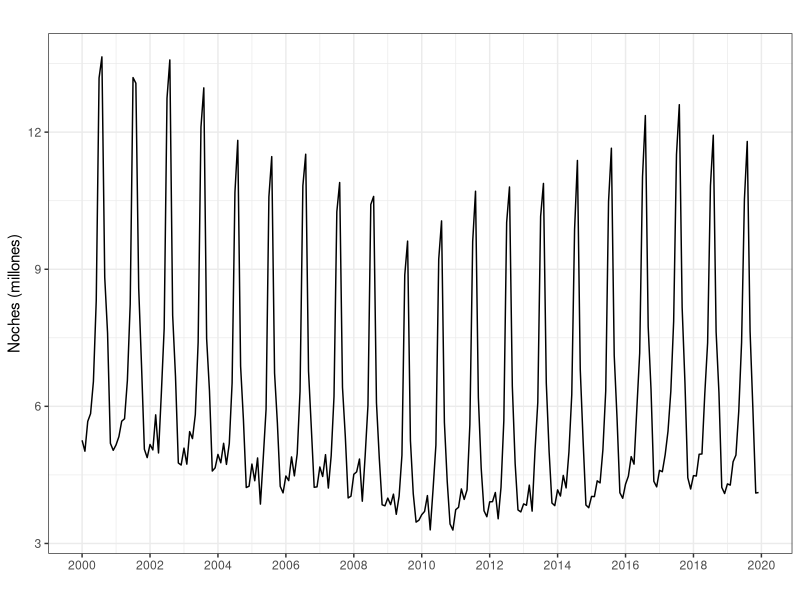
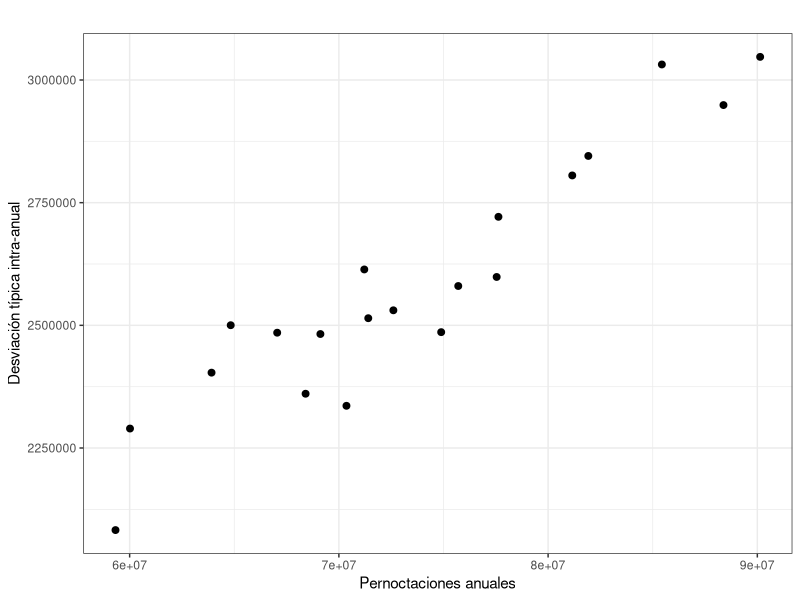
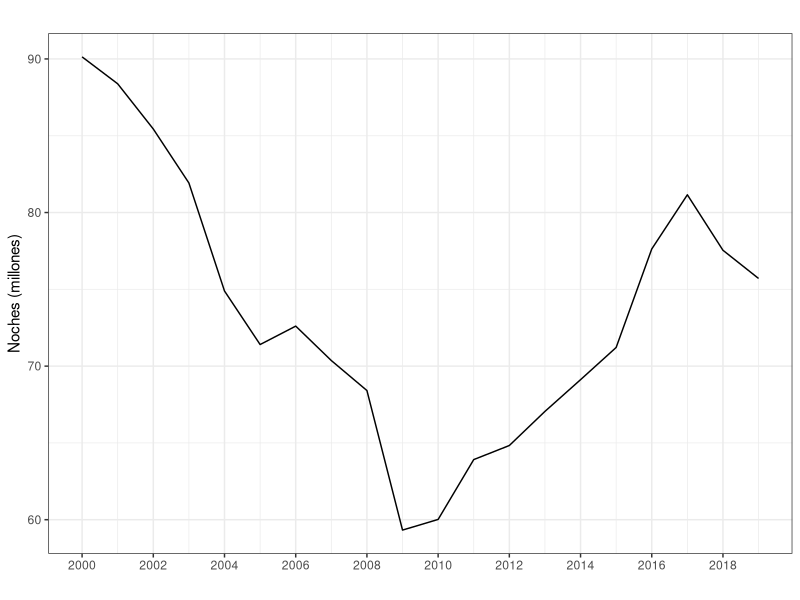
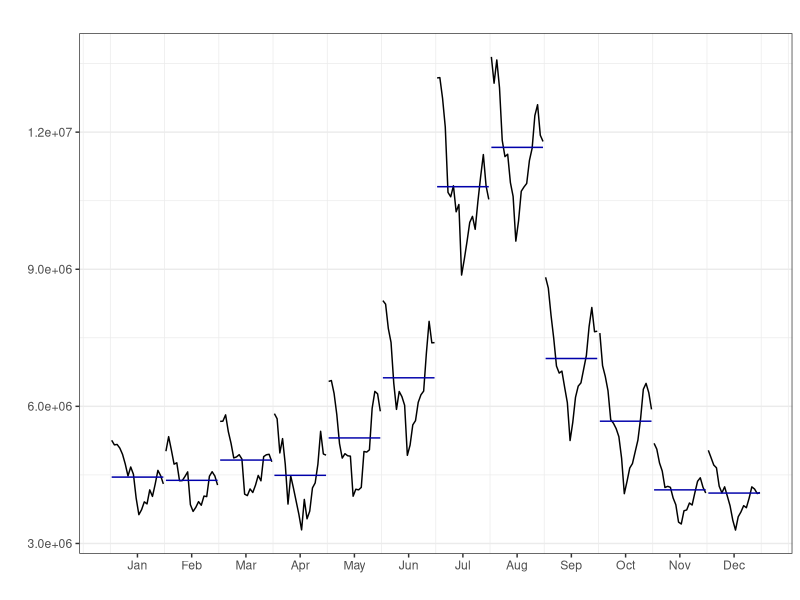
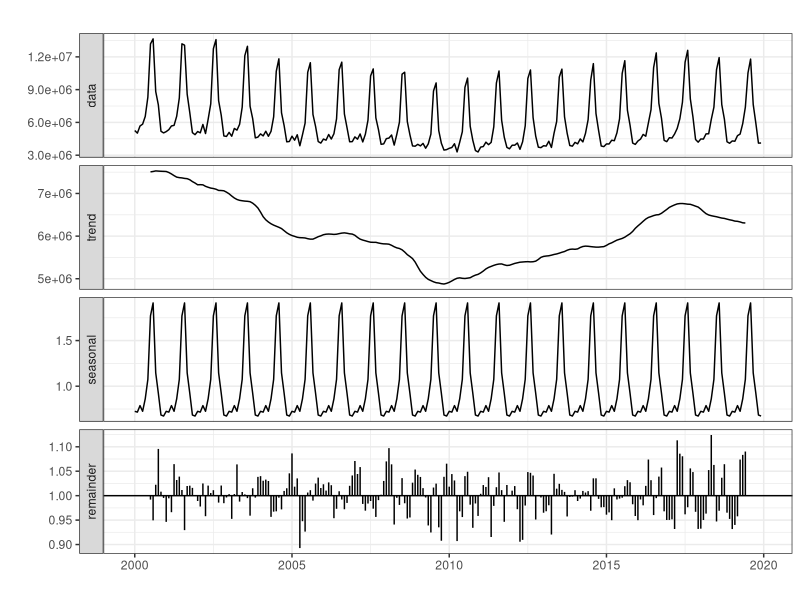
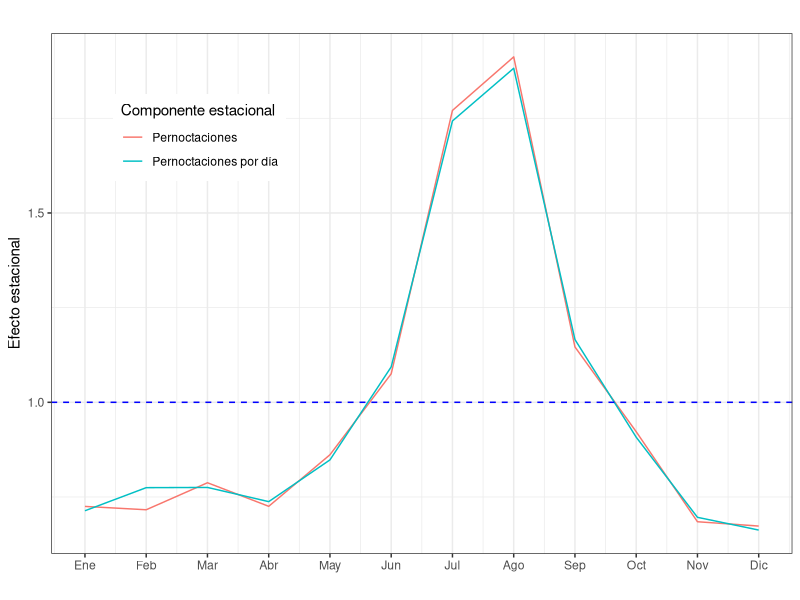
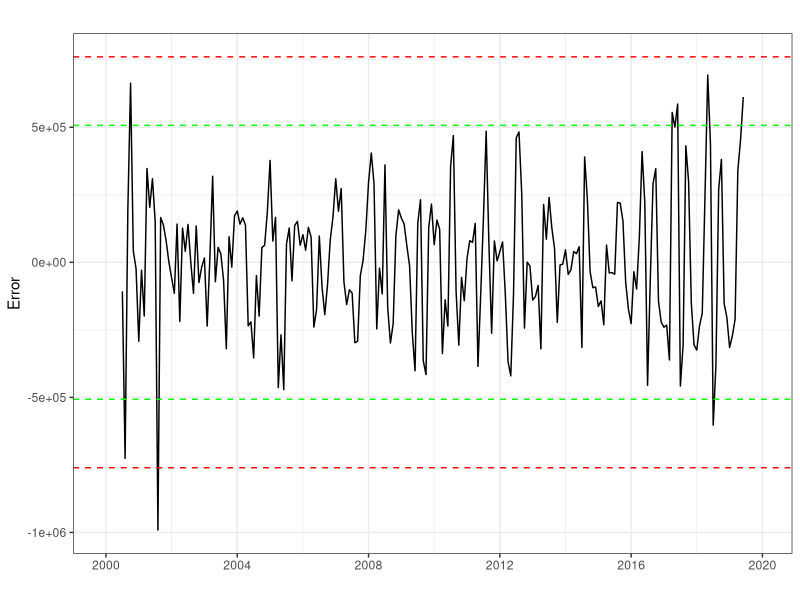

The R script that drew these images, in order:
#----------------------------------------------------------
# CODIGO EJEMPLO 2
#----------------------------------------------------------
#
#
#
#----------------------------------------------------------
# Librerias
library(forecast)
library(ggplot2); theme_set(theme_bw())
#----------------------------------------------------------
#
#
#
#----------------------------------------------------------
# Importamos Pernoctaciones
#----------------------------------------------------------
Pernoctaciones <- read.csv2("./series/Pernoctaciones.csv", 
                            header = TRUE)

Pernoctaciones <- ts(Pernoctaciones[,2], 
                     start = 2000, 
                     freq = 12)

autoplot(Pernoctaciones/1000000,
         xlab = "",
         ylab = "Noches (millones)",
         main = "") +
  scale_x_continuous(breaks= seq(2000, 2020, 2))  
#----------------------------------------------------------
#
#
#
#----------------------------------------------------------
# Esquema
#----------------------------------------------------------
CasosAnual <- aggregate(Pernoctaciones, FUN = sum)
DesviacionAnual <- aggregate(Pernoctaciones, FUN = sd)

ggplot() +
  geom_point(aes(x = CasosAnual, y = DesviacionAnual), size = 2) +
  xlab("Pernoctaciones anuales") + 
  ylab("Desviación típica intra-anual") + 
  ggtitle("") 
#----------------------------------------------------------
#
#
#
#----------------------------------------------------------
# Componentes
#----------------------------------------------------------
# Tendencia
autoplot(CasosAnual/1000000,
         xlab = "",
         ylab = "Noches (millones)",
         main = "") +
  scale_x_continuous(breaks= seq(2000, 2020, 2)) 

# Estacionalidad
ggmonthplot(Pernoctaciones, 
            polar=TRUE,
            xlab = "",
            ylab = "",
            main = "") +
  guides(colour=FALSE)
#----------------------------------------------------------
#
#
#
#----------------------------------------------------------
# Descomposicion
#----------------------------------------------------------
PernoctacionesDesMul <- decompose(Pernoctaciones, 
                                  type = "mult")

autoplot(PernoctacionesDesMul,
         xlab = "",
         main = "")

PernoctacionesDesMul$figure

PernoctacionesDiaDesMul <- decompose(Pernoctaciones/monthdays(Pernoctaciones), 
                                     type = "mult")

ggplot() +
  geom_line(aes(x = 1:12, y = PernoctacionesDesMul$figure, colour = "black")) + 
  geom_line(aes(x = 1:12, y = PernoctacionesDiaDesMul$figure, colour = "red")) + 
  geom_hline(yintercept = 1, colour = "blue", lty = 2) +
  ggtitle("") +
  xlab("") +
  ylab("Efecto estacional") +
  scale_x_continuous(breaks= 1:12, 
                     labels = c("Ene", "Feb", "Mar", "Abr", "May", "Jun", 
                                "Jul", "Ago", "Sep", "Oct", "Nov", "Dic")) +
  scale_color_discrete(name = "Componente estacional", 
                       labels = c("Pernoctaciones", "Pernoctaciones por día")) +
  theme(legend.position=c(0.2,0.8))
#----------------------------------------------------------
#
#
#
#----------------------------------------------------------
# Analisis del error
#----------------------------------------------------------
error <- Pernoctaciones - trendcycle(PernoctacionesDesMul) * seasonal(PernoctacionesDesMul)

sderror <- sd(error, na.rm = TRUE)

autoplot(error,
         xlab = "",
         ylab = "Error",
         main = "",
         colour = "black") +
  geom_hline(yintercept = c(3, 2, -2, -3)*sderror, 
             colour = c("red", "green", "green", "red"),
             lty = 2) + 
  scale_x_continuous(breaks= seq(1980, 2020, 4)) 


